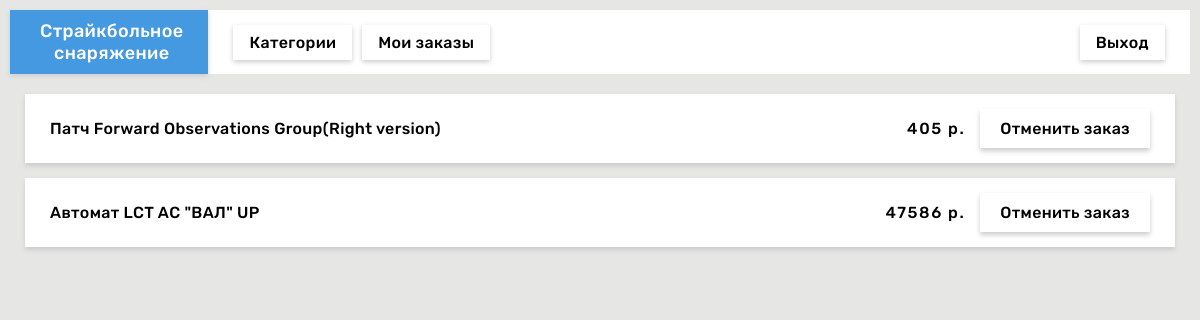
Screenshot of /orders.php (signed in) with the database file from the repository.
### tables this page shows
CREATE TABLE "orders" (
	"id"	INTEGER NOT NULL UNIQUE,
	"product_id"	INTEGER NOT NULL,
	"user_id"	INTEGER NOT NULL,
	"price"	INTEGER NOT NULL,
	PRIMARY KEY("id" AUTOINCREMENT),
	FOREIGN KEY("user_id") REFERENCES "users"("id"),
	FOREIGN KEY("product_id") REFERENCES "products"("id")
);

CREATE TABLE "products" (
	"id"	INTEGER NOT NULL UNIQUE,
	"name"	TEXT NOT NULL,
	"price"	INTEGER NOT NULL,
	"description"	TEXT NOT NULL,
	"preview"	TEXT NOT NULL,
	"category_id"	INTEGER,
	FOREIGN KEY("category_id") REFERENCES "categories"("id"),
	PRIMARY KEY("id" AUTOINCREMENT)
);

### orders.php (the view, shortened to what this page needs)
<?php
require_once __DIR__."/config.php";
$stmt = $db->prepare("SELECT * FROM `orders` WHERE `user_id` = :id");
$stmt->execute(["id" => $user["id"]]);
$orders = $stmt->fetchAll();
$products = [];
?>
<!DOCTYPE html>
<html lang="ru">
<head>
    <link rel="stylesheet" href="css/style.css">
    <link rel="stylesheet" href="css/orders.css">
</head>
<body>
    <div class="wrapper">
        <?php include_once __DIR__."/header.php"; ?>
        <div class="content">
            <?php
            if (count($orders)) {
                foreach($orders as $order) {
                    if (!in_array($order["product_id"], $products)) {
                        $stmt = $db->query("SELECT * FROM `products` WHERE `id` = ".$order["product_id"]);
                        $products[$order["product_id"]] = $stmt->fetch();
                    };
                    echo <<< EOT
                    <div class="order">
                        <div class="name">{$products[$order['product_id']]['name']}</div>
                        <div class="price">{$order['price']} р.</div>
                        <button id="{$order['id']}" class="order-cancel">Отменить заказ</button>
                    </div>
                    EOT;
                };
            } else {
                echo '<h1>Заказов ещё нет</h1>';
            };
            ?>
        </div>
    </div>
</body>
</html>

### css/style.css (style rules this page uses)
:root { --color-shadow-default: #ccc; --color-bg-active: #4599e0; }
*, *::after, *::before { position: relative; box-sizing: border-box; font-family: "Rubik", sans-serif; letter-spacing: .02em; font-weight: normal; -webkit-user-drag: none; }
body { width: 100vw; height: 100vh; margin: 0; background: #e6e6e5; overflow-x: hidden; }
.wrapper { display: flex; align-items: center; align-content: center; flex-direction: column; width: 100%; gap: 15px; padding: 10px; }
.wrapper > * { width: 100%; max-width: 1280px; }
.content { padding: 5px 15px; }

### css/orders.css (style rules this page uses)
button { outline: none; border: none; color: #000; border-radius: 0px; font-size: 16px; font-weight: 500; padding: 10px 20px; background: #fff; box-shadow: 0 3px 5px var(--color-shadow-default); user-select: none; transition: .2s; cursor: pointer; }
.order { display: flex; align-items: center; gap: 15px; margin-bottom: 15px; border-radius: 0px; padding: 15px 25px; background: #fff; box-shadow: 0 3px 5px var(--color-shadow-default); }
.order * { white-space: nowrap; font-weight: 500; }
.order .name { width: 100%; }
.order .price { letter-spacing: .1em; }

### rows the page displays
orders: product.name "Патч Forward Observations Group(Right version)", price "405"
orders: product.name "Автомат LCT АС \"ВАЛ\" UP", price "47586"
